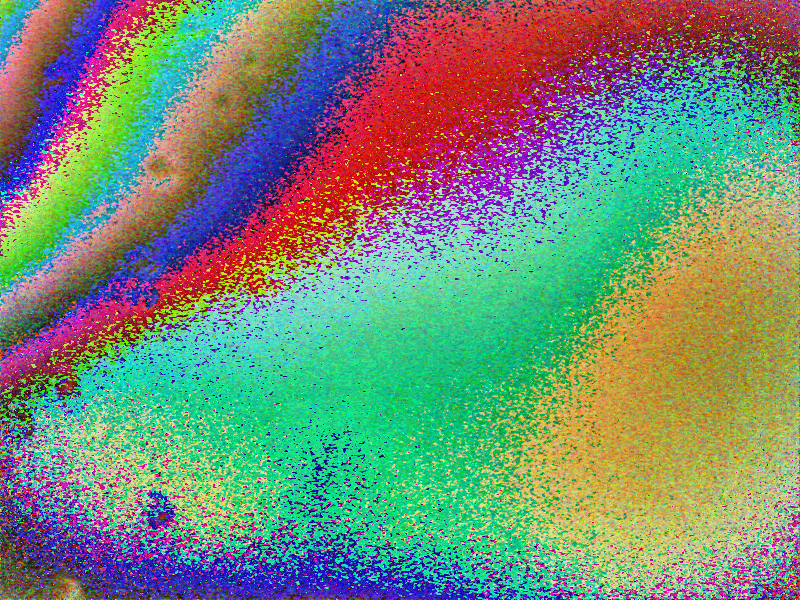
#> input picture esp32s3_camera_serial/host/photo_uxga.png, 1600 x 1200 px (shown at 1/2 size)
$ python -i udp_capture.py   (imports and definitions only)
#> lines starting #> are read from the running program, lines starting #| are printed output that depends on the picture
# -*- coding: utf-8 -*-
"""
OV2640 UDP 高帧率预览上位机 v2。

- UDP 收预览帧(丢帧不重传)，TCP 发命令/收拍照帧。
- 预览队列只保留最新一帧：解码跟不上时丢旧不滞后。
- 底部状态栏: 连接徽章 + 模式/分辨率/帧率/带宽；顶部工具栏: 传输模式、
  预览分辨率、JPEG画质滑杆、照片分辨率+拍照(防连点)、当前画面存图。

用法: python udp_capture.py --wifi [host] [port] [res_code]
      python udp_capture.py --relay 中继服务器:端口 [--id 设备ID]   # 纯跨网中继
      python udp_capture.py --lanrelay [--id 设备ID]              # 局域网优先, 失败自动回退中继
      python udp_capture.py --selftest          # 无 GUI 协议自检
快捷键: Ctrl+Q 退出, Ctrl+S 当前画面存图
"""
import sys, os, io, re, time, threading, queue, json
import socket
from collections import deque

try:
    import numpy as np
except ImportError:
    np = None

# ---- 参数解析 (兼容旧用法: --wifi [host] [port] [res]) ----
_FLAGS = ("--wifi", "--relay", "--lanrelay", "--id", "--token")
def _fv(name):
    if name in sys.argv:
        i = sys.argv.index(name)
        if i + 1 < len(sys.argv):
            return sys.argv[i + 1]
    return None
SELFTEST = "--selftest" in sys.argv
# 传输模式: relay=强制中继; lanrelay=局域网优先, 失败回退中继; lan=仅局域网(UDP/TCP)
if "--relay" in sys.argv:
    TRANSPORT = "relay"
elif "--lanrelay" in sys.argv:
    TRANSPORT = "lanrelay"
else:
    TRANSPORT = "lan"
# 中继服务端 "host:port", 仅在 relay/lanrelay 用
_RELAY_SPEC = _fv("--relay") or "8.148.79.85:8001"
_ID = _fv("--id")
# 纯位置参数(去掉所有 --flag 及其取值)
_skip = _FLAGS + tuple(v for v in (_ID,) if v)
ARGV = [x for x in sys.argv[1:] if x not in _skip]
if TRANSPORT == "lan":
    host = ARGV[0] if ARGV else "192.168.4.1"
    port = int(ARGV[1]) if len(ARGV) > 1 else 3333
    res_code = (ARGV[2].strip() if len(ARGV) > 2 else "")
else:
    host = "192.168.4.1"     # 中继模式不使用局域网直连地址
    port = 3333
    res_code = ""

# ---- 协议常量(与固件 send_frame_udp 一致) ----
HDR = 12
MAGIC = b"OVU"
CHUNK = 1400 - HDR

RES_INFO = {
    "QQVGA": ("q", 160, 120),
    "QVGA":  ("t", 320, 240),
    "VGA":   ("v", 640, 480),
    "SVGA":  ("s", 800, 600),
    "XGA":   ("x", 1024, 768),
    "UXGA":  ("u", 1600, 1200),
}
def res_label(name):
    code, w, h = RES_INFO[name]
    return f"{name} {w}x{h}"
RES_LABELS = [res_label(n) for n in RES_INFO]
#> further down, picture is the input picture: PIL image 1600x1200 RGB; mean R, G, B 116.9, 139.2, 117.7
def code_of(label):
    return RES_INFO[label.split()[0]][0]
# [5 lines left out: function label_of_code, not called in this run]

PHOTO_DIR = os.path.join(os.path.dirname(os.path.abspath(__file__)), "photos")
RECONNECT_AFTER = 4.0        # 预览停流超此秒数 -> TCP 重连并重下发命令
STAT_WINDOW = 5.0            # 帧率统计窗口(秒)

# ---- 共享状态(主线程读、reader 线程写, 均为单赋值原子操作) ----
G = {
    "mode": "UDP",
    "tcp": None,
    "relay": None,
    "stop": threading.Event(),
    "last_good": 0.0,        # 最近一次完整预览帧到达时刻
    "photo_until": 0.0,      # 拍照互斥截止时刻
    "frames": 0,             # 完整帧总数(samples 是定长滚动窗, 不能当累计用)
    "drops": 0,              # 按帧序号缺口估算的链路丢帧数
    "photo_pending": False,  # 已发 P 待收照片: 下一个完整 TCP 帧单元路由给照片而非预览
    "auto_q": True,          # AUTOQ 状态跟踪: 与固件 g_auto_quality 保持一致(默认 ON)
    # 权威当前状态: 所有首连/重连都要把"用户 GUI 选的分辨率与手动画质"复现到固件,
    # 杜绝重连时被命令行默认值覆盖、或 relay 重连不复现导致一直停在低画质。
    "res_code": res_code or "t",   # 当前预览分辨率码(GUI 下拉选择为准)
    "quality": 10,                 # 手动画质 q(auto 关时随重连复现)
}
samples = deque(maxlen=1024)         # (t, bytes) 完整帧滚动记录
up_samples = deque(maxlen=512)       # 上屏时刻滚动记录(与 samples 同 5s 窗口口径)
seq_state = {"last": None}           # 最近一次完整帧的 seq(用于丢帧估算)
tcp_rx = bytearray()                 # TCP 唯一接收缓冲: 单点读取再分发给照片/预览解析
stat_t = [time.time()]
prev_q = queue.Queue(maxsize=2)      # 只保留最新一帧的预览队列
photo_q = queue.Queue()
udp_ctx = {"seq": None, "cnt": 0, "w": 0, "h": 0, "fmt": 0,
           "parts": None, "got": 0}
_TCP_FRAME = re.compile(rb'FRAME_BEGIN\nSIZE (\d+) (\d+) (\w+)\n(.*?)FRAME_END\n', re.S)
# 合并通道(relay/lanrelay)实际落地通道: True=走了中继兜底, False=局域网直连
_relay_on = [TRANSPORT == "relay"]
DISCOVERY_PORT = 9999


# [153 lines left out: functions _put_latest, convert_rgb, udp_feed, _route_jpeg_frame, _pump_bytes, pump_tcp and 2 more, not called in this run]


def mode_cmd(code=None):
    s = ("v" + code) if code else ""
    return s + ("U" if G["mode"] == "UDP" else "N")


def _qbyte():
    return max(8, min(63, G["quality"]))


# [62 lines left out: functions _resync_bytes, send_cmd, discover_cameras, not called in this run]


class RelayIo:
    """把中继服务端的"4B大端长度+payload"消息流解包成浏览器可读的数据流。

    观众端: 连中继 -> list -> watch(建立观看) -> 持续读取摄像头帧消息。
    read(n) 返回与 serial 同名的字节流(已滤掉 JSON 信令), 供 _pump_bytes 解析;
    write(b) 把命令打包成一条中继消息下发。"""
    # [9 lines left out: function __init__, not called in this run]

    def _send_json(self, o):
        b = json.dumps(o).encode()
        self.s.sendall(len(b).to_bytes(4, "big") + b)

    # [86 lines left out: functions _recv_exact, _handshake, _read_one, read, write, not called in this run]

    def flush(self):
        pass

    # [341 lines left out: functions close, _relay_spec, open_relay, open_tcp_cmd, _open_lan_tcp, _lan_session and 5 more, not called in this run]


# ================= GUI =================
# [3 lines not run here, left out]

import tkinter as tk
from tkinter import ttk
from PIL import Image, ImageTk
from lib import gui_style as Gs

ui = {}          # 控件句柄/渲染状态集中存放


# [143 lines left out: functions build_ui, take_photo, finish_photo, save_jpeg_bytes, not called in this run]


# ---- 色彩异常看门狗 ----
# OV2640 的 DSP 寄存器状态可能被写坏(白平衡预设表与部分模块不兼容), 表现为整幅
# 蓝紫色偏(实测白桌 R185/G142/B254)且无法通过 w0 恢复, 只有固件 'r' 完整重建才痊愈。
# 监测中心区域均值: B 同时高出 R/G 达阈值并持续 ~3s -> 下发 'r' 自动重建。
CW = {"t": 0.0, "bad": 0, "cooldown": 0.0}


# [6 lines left out: function watch_color, not called in this run]


def _watch_color_impl(img):
    now = time.time()
    if now < CW["t"] + 1.0 or now < CW["cooldown"]:
        return
    CW["t"] = now
    try:
        rgb = img.convert("RGB").crop((img.width // 4, img.height // 4,
                                       img.width * 3 // 4, img.height * 3 // 4))
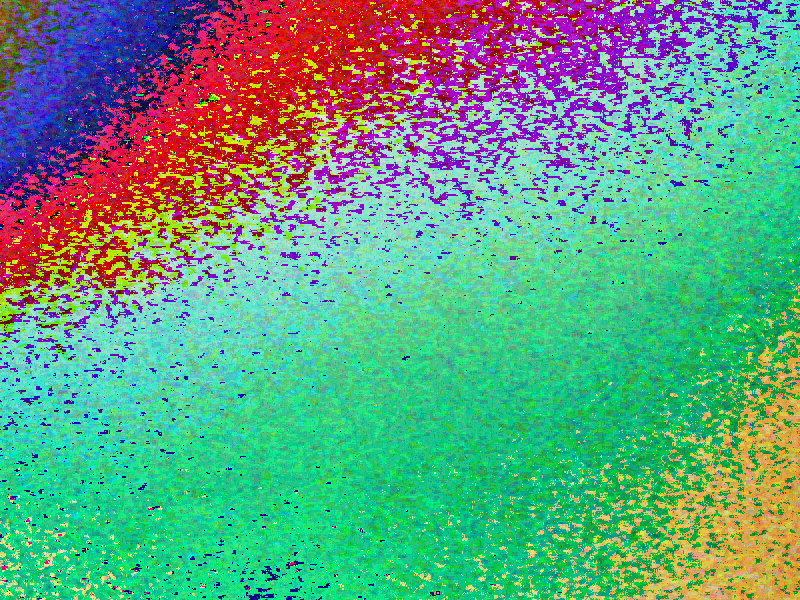
#> rgb: PIL image 800x600 RGB; mean R, G, B 96.5, 159.6, 129.6
        # 直接取 RGB888 连续缓冲按通道切片求和(C 级): 原用 getdata() 逐像素构造
        # Python 元组, 每秒刷一次 DeprecationWarning 且慢一个量级(Pillow 14 将移除)。
        buf = rgb.resize((24, 24)).tobytes()
        n = len(buf) // 3
#> n = 576
        r = sum(buf[0::3]) / n
#> r = 96.49
        g = sum(buf[1::3]) / n
#> g = 159.6
        b = sum(buf[2::3]) / n
#> b = 129.7
    except Exception:
        return
    if b - r > 40 and b - g > 40:
        CW["bad"] += 1
    else:
        CW["bad"] = 0
        return
    if CW["bad"] >= 3:
        CW["bad"] = 0
        CW["cooldown"] = now + 12.0
        if not G.get("photo_pending") and send_cmd(b"r"):
            print("[watchdog] 检测到蓝紫色偏, 已下发传感器重建", flush=True)
            info = ui.get("info")
            if info is not None:
                info.config(text="检测到色彩异常(紫屏), 已自动重建摄像头")


_photo = [None]      # PhotoImage 单例缓存


_canvas_item = [None]    # Canvas 图像 item 句柄(复用, 不随帧重建)


# [78 lines left out: functions show_on_video, handle_photo, snapshot, close, not called in this run]


display_q = queue.Queue(maxsize=2)


# [110 lines left out: functions decode_worker, render_loop, main, not called in this run]


# [2 lines not run here, left out]

>>> from PIL import Image
>>> picture = Image.open('photo_uxga.png')
>>> result = _watch_color_impl(picture)

$ run again, on esp32s3_camera_serial/host/qframe_big.png
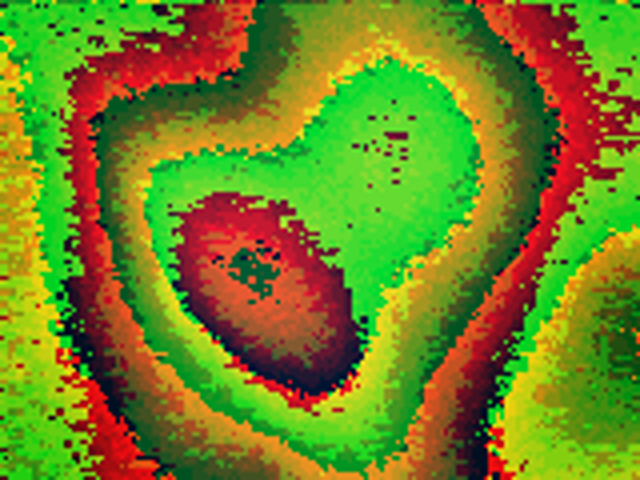
#> input picture esp32s3_camera_serial/host/qframe_big.png, 640 x 480 px
#> picture is the input picture: PIL image 640x480 RGB; mean R, G, B 113.4, 131.9, 33.6
#> in _watch_color_impl, `rgb = img.convert("RGB").crop((img.width // 4, img.height // 4, img.wi..`:
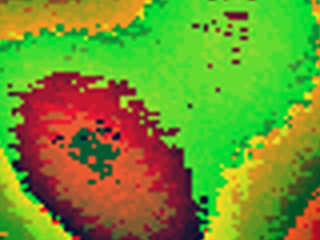
#> rgb: PIL image 320x240 RGB; mean R, G, B 112.2, 148.2, 45
#> n = 576
#> r = 112.1
#> g = 148.3
#> b = 45.06

$ run again, on esp32s3_camera_serial/host/qvga_big.png
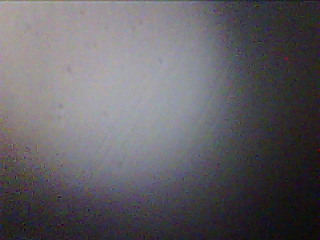
#> input picture esp32s3_camera_serial/host/qvga_big.png, 320 x 240 px
#> picture is the input picture: PIL image 320x240 RGB; mean R, G, B 98.4, 95.5, 100.7
#> in _watch_color_impl, `rgb = img.convert("RGB").crop((img.width // 4, img.height // 4, img.wi..`:
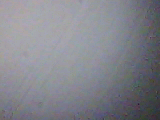
#> rgb: PIL image 160x120 RGB; mean R, G, B 130.6, 131.8, 139.3
#> n = 576
#> r = 130.6
#> g = 131.8
#> b = 139.3

$ run again, on esp32s3_camera_serial/host/qvga_now.png
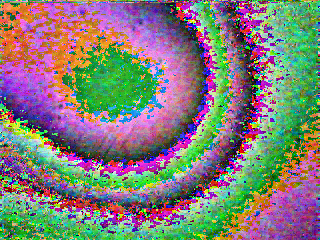
#> input picture esp32s3_camera_serial/host/qvga_now.png, 320 x 240 px
#> picture is the input picture: PIL image 320x240 RGB; mean R, G, B 129.2, 125.4, 120.4
#> in _watch_color_impl, `rgb = img.convert("RGB").crop((img.width // 4, img.height // 4, img.wi..`:
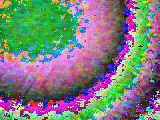
#> rgb: PIL image 160x120 RGB; mean R, G, B 123.9, 127.6, 123.7
#> n = 576
#> r = 123.9
#> g = 127.7
#> b = 123.8
